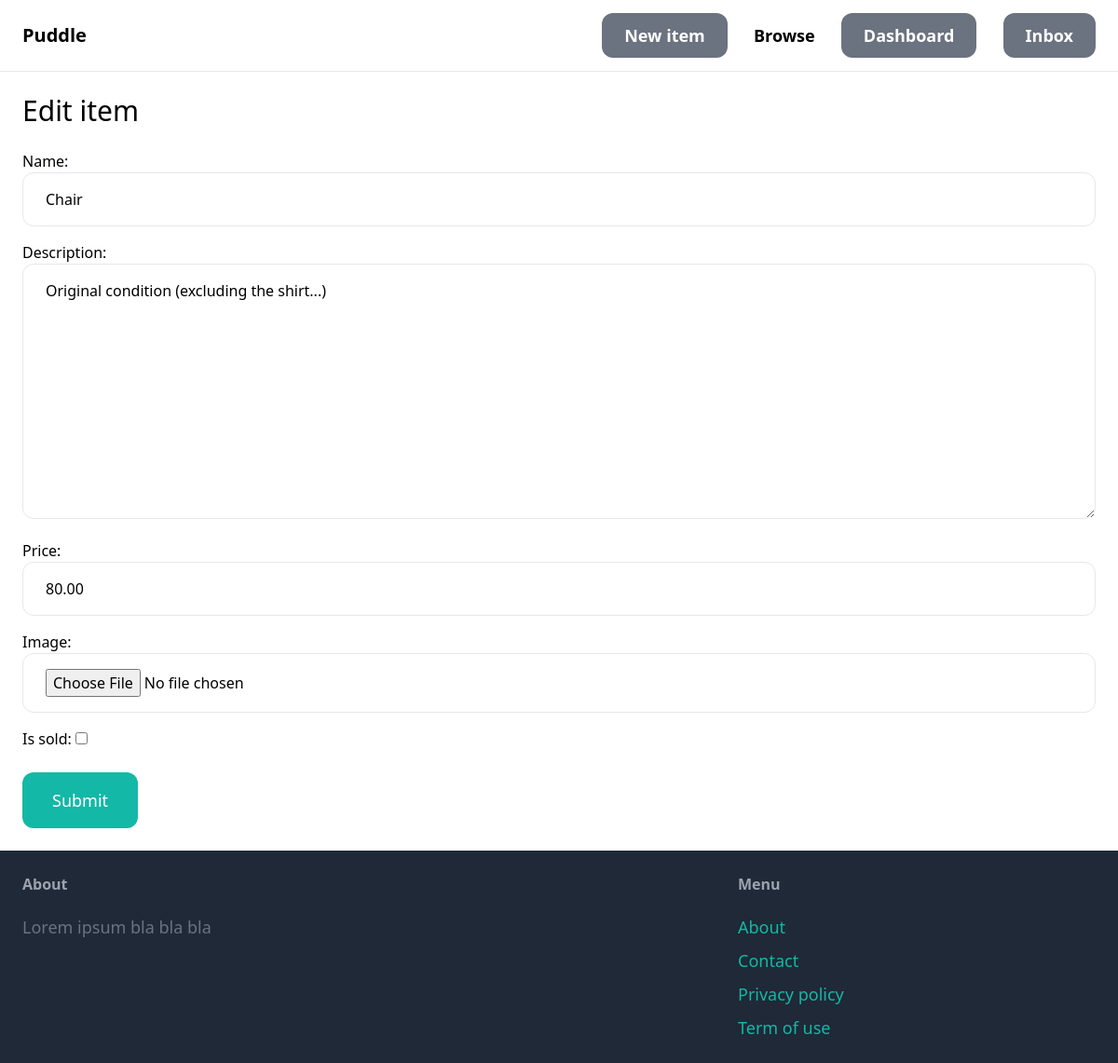
Page /items/7/edit/ (signed in) on the committed database.
### item/models.py (models this page shows, shortened)
class Item(models.Model):
    category = models.ForeignKey(
        Category, related_name="items", on_delete=models.CASCADE
    )
    name = models.CharField(max_length=255)
    description = models.TextField(blank=True, null=True)
    price = models.DecimalField(max_digits=10, decimal_places=2)
    image = models.ImageField(upload_to="item_images", blank=True, null=True)
    is_sold = models.BooleanField(default=False)
    created_by = models.ForeignKey(User, related_name="items", on_delete=models.CASCADE)
    created_on = models.DateTimeField(auto_now=True)

### item/views.py (the view)
# urls.py: path("<int:pk>/edit/", views.edit, name="edit"),
@login_required
def edit(request, pk):
    item = get_object_or_404(Item, pk=pk, created_by=request.user)
    if request.method == "POST":
        form = EditItemForm(request.POST, request.FILES, instance=item)
        if form.is_valid():
            item.save()
            return redirect("item:detail", pk=item.id)
    else:
        form = EditItemForm(instance=item)
    return render(
        request,
        "item/form.html",
        {
            "form": form,
            "title": "Edit item",
        },
    )

### item/forms.py
class EditItemForm(forms.ModelForm):
    class Meta:
        model = Item
        fields = (
            "name",
            "description",
            "price",
            "image",
            "is_sold",
        )
        widgets = {
            "name": forms.TextInput(attrs={"class": INPUT_CLASSES}),
            "description": forms.Textarea(attrs={"class": INPUT_CLASSES}),
            "price": forms.TextInput(attrs={"class": INPUT_CLASSES}),
            "image": forms.FileInput(attrs={"class": INPUT_CLASSES}),
        }

### item/templates/item/form.html (shortened to what this page needs)
{% extends 'core/base.html' %}
{% block content %}
<h1 class="mb-6 text-3xl">{{ title }}</h1>
<form method="post" action="." enctype="multipart/form-data">
    <div class="space-y-4">
        {{ form.as_p}}
    </div>
    <button class="mt-6 px-8 py-4 text-lg bg-teal-500 hover:bg-teal-700 rounded-xl text-white">Submit</button>
</form>
{% endblock  %}

### rows in the picture
Item: name "Chair", description "Original condition (excluding the shirt...)", price "80.00"

### other values in the picture
{{ title }} "Edit item"
